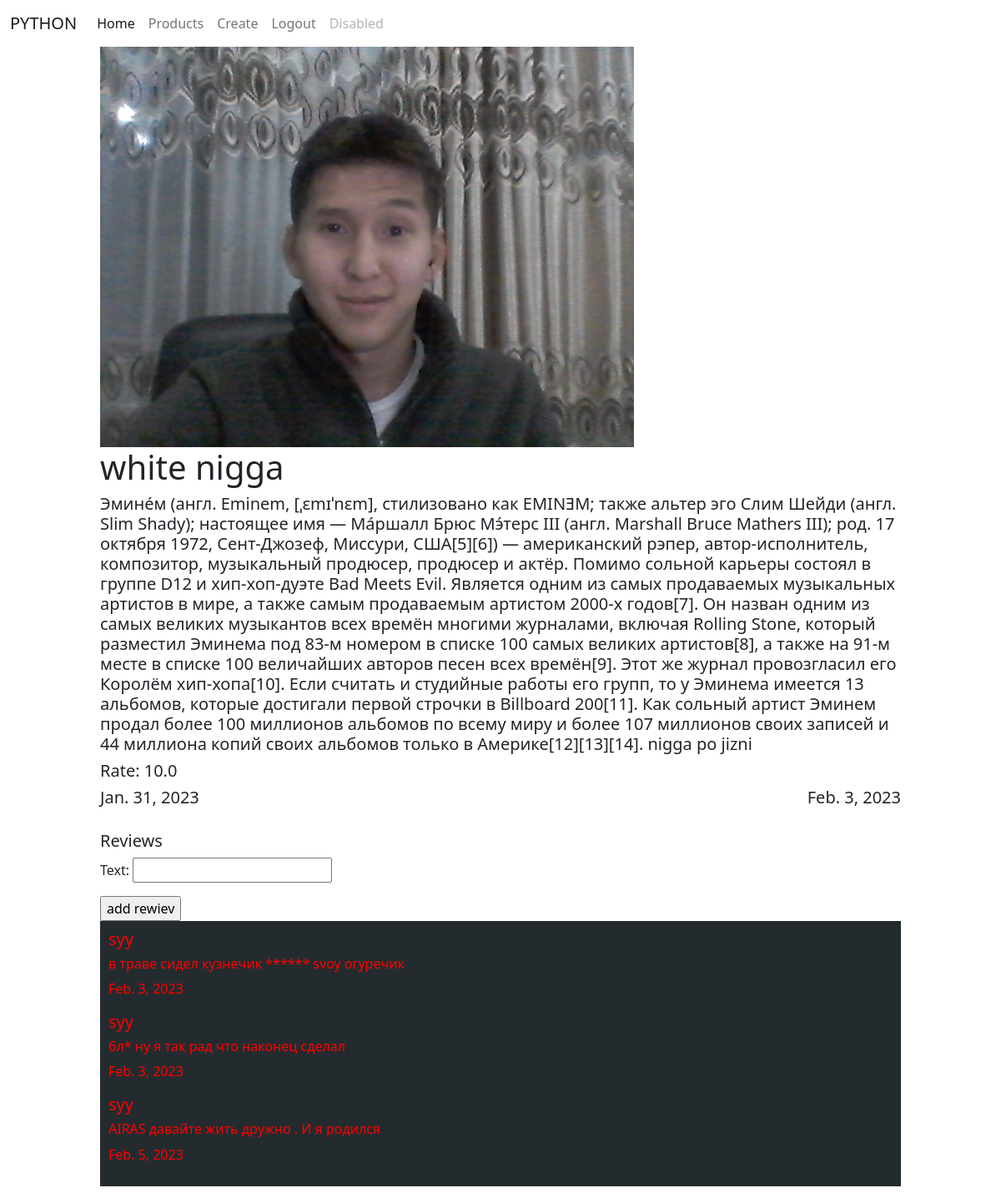
The app's page /products/3/ (signed in) with its own data.
### Products/models.py (models this page shows)
class Product(models.Model):
    image = models.ImageField(blank=True, null=True)
    title = models.CharField(max_length=255)
    description = models.TextField()
    rate = models.FloatField()
    create_date = models.DateField(auto_now_add=True)
    modified_date = models.DateField(auto_now=True)
    commentable = models.BooleanField(default=True)

class Review(models.Model):
    author = models.ForeignKey(User, on_delete=models.CASCADE, null=True)
    text = models.CharField(max_length=255)
    created_date = models.DateField(auto_now_add=True)
    product = models.ForeignKey(Product, on_delete=models.CASCADE)

### Products/views.py (the view, shortened to what this page needs)
# urls.py: path('products/<int:product_id>/', product_detail_view),
def product_detail_view(request, product_id):
    if request.method == 'GET':
        product = Product.objects.get(id=product_id)
        reviews = Review.objects.filter(product=product)
        context = {
            'product': product,
            'reviews': reviews,
            'form': ReviewCreateForm
        }
        return render(request, 'products/detail.html', context=context)

### templates/products/detail.html (shortened to what this page needs)
{% extends 'layouts/main.html' %}
{% block content %}
        <div class="products">
        {% if product.image %}
            <img src="/media/{{ product.image }}" alt="">
        {% else %}
            <img src="https://icon-library.com/images/no-user-image-icon/no-user-image-icon-27.jpg" alt="">
        {% endif %}
            <h1>{{ product.title }}</h1>
            <h5>{{ product.description }}</h5>
            <h5>Rate: {{ product.rate }}</h5>
            <div class="dates">
                <h5>{{ product.create_date }}</h5>
                <h5>{{ product.modified_date }}</h5>
            </div>
            <h5 class="reviews_title">Reviews</h5>
            {% if product.commentable %}
                <div class="create_review">
                    <form action="/products/{{ product.id }}/" method="post">
                        {{ form.as_p }}
                        <input type="submit" value="add rewiev">
                    </form>
                </div>
            {% endif %}
            <div class="reviews">
                {% for review in reviews %}
                    <div class="review">
                        <h5>{{ review.author.username }}</h5>
                        <h6>{{ review.text }}</h6>
                        <p>{{ review.created_date }}</p>
                    </div>
                {% endfor %}
            </div>
        </div>
{% endblock %}

### templates/products/detail.html (style rules this page uses)
.products { width: 80%; margin-left: 10%; }
.dates { display: flex; justify-content: space-between; }
.reviews_title { margin-top: 20px; }
.reviews { background: #242b2e; padding: 10px; color: red; margin-bottom: 20px; }

### records on screen
Product: image (picture), title "white nigga", description "Эмине́м (англ. Eminem, [ˌɛmɪˈnɛm], стилизовано как EMINƎM; также альтер эго Слим Шейди (англ. Slim Shady); настоящее имя — Ма́ршалл Брюс Мэ́терс III (англ. Marshall Bruce Mathers III); род. 17 октября 1972, Сент-Джозеф, Миссури, США[5][6]) — американский рэпер, автор-исполнитель, композитор, музыкальный продюсер, продюсер и актёр. Помимо сольной карьеры состоял в группе D12 и хип-хоп-дуэте Bad Meets Evil. Является одним из самых продаваемых музыкальных артистов в мире, а также самым продаваемым артистом 2000-х годов[7]. Он назван одним из самых великих музыкантов всех времён многими журналами, включая Rolling Stone, который разместил Эминема под 83-м номером в списке 100 самых великих…", rate "10.0", create_date "Jan. 31, 2023", modified_date "Feb. 3, 2023"
Review: author.username "syy", text "в траве сидел кузнечик ****** svoy огуречик", created_date "Feb. 3, 2023"
Review: author.username "syy", text "бл* ну я так рад что наконец сделал", created_date "Feb. 3, 2023"
Review: author.username "syy", text "AIRAS давайте жить дружно . И я родился", created_date "Feb. 5, 2023"
